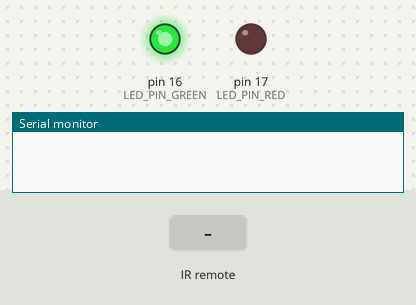
Simulated run of this sketch. Board: Arduino Uno, built with avr-gcc and run on an emulated ATmega328P. On the bench: output pins drawn as LEDs (lit = HIGH), the last lines printed to the serial monitor. Inputs (shaded band) come from the test bench.

Above: at 1.2 s.
1.3 s: infrared code 0xFF629D received
At 2.0 s:
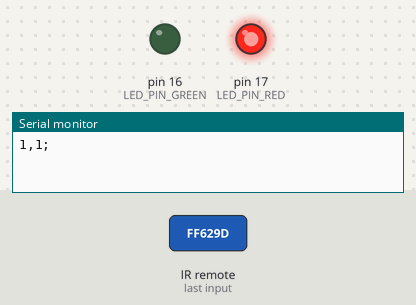
2.8 s: infrared code 0xFFA25D received
Timing chart, 0 to 5.8 s (numbered marks = the images above; inputs shaded):
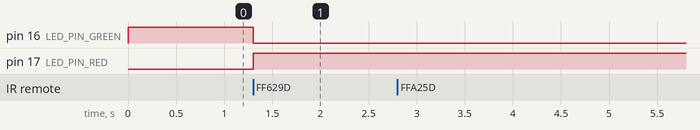

Measured:
- after the input at 1.3 s, pin 16 (LED_PIN_GREEN): HIGH → LOW at once; pin 17 (LED_PIN_RED): LOW → HIGH at once

The sketch:

Test_complex_headbelt.ino
```cpp
#include <IRremote.h>
#include <CmdMessenger.h>

#define SERIAL_BAUD   38400

#define LED_PIN_RED 17
#define LED_PIN_GREEN 16
#define BT_STATE_PIN 5	//Connected to BT module STATE pin
#define IR_RECEIVER_PIN 9

IRrecv irReceiver(IR_RECEIVER_PIN);
decode_results irResults;

CmdMessenger cmdMessenger = CmdMessenger(Serial);

enum
{
	kStatus, // Command to report status
	kSetLed,
	kSetAmmo
};

void setup()
{
	Serial.begin(SERIAL_BAUD);

	pinMode(BT_STATE_PIN, INPUT);
	pinMode(LED_PIN_RED, OUTPUT);
	pinMode(LED_PIN_GREEN, OUTPUT);
	digitalWrite(LED_PIN_RED, LOW);
	digitalWrite(LED_PIN_GREEN, HIGH);

	irReceiver.enableIRIn(); // Start the IR receiver

	cmdMessenger.printLfCr();

	cmdMessenger.attach(kStatus, OnGetStatus);

}

void loop()
{
	cmdMessenger.feedinSerialData();

	if (irReceiver.decode(&irResults))
	{
		if (irResults.value == 0xFF629D)	// "MODE" button on remote control
		{
			digitalWrite(LED_PIN_RED, !digitalRead(LED_PIN_RED));
			cmdMessenger.sendCmd(kSetLed, digitalRead(LED_PIN_RED));
			digitalWrite(LED_PIN_GREEN, !digitalRead(LED_PIN_GREEN));
		}
		if (irResults.value == 0xFFA25D)	// "CH-" button on remote control
		{
			cmdMessenger.sendCmd(99);
		}
		if (irResults.value == 0xFFE21D)	// "CH+" button on remote control
		{
			cmdMessenger.sendCmd(kSetAmmo, 100);
		}
		irReceiver.resume(); // Receive the next value
	}
}

void OnGetStatus()
{
	digitalWrite(LED_BUILTIN, cmdMessenger.readBoolArg());
}
```
